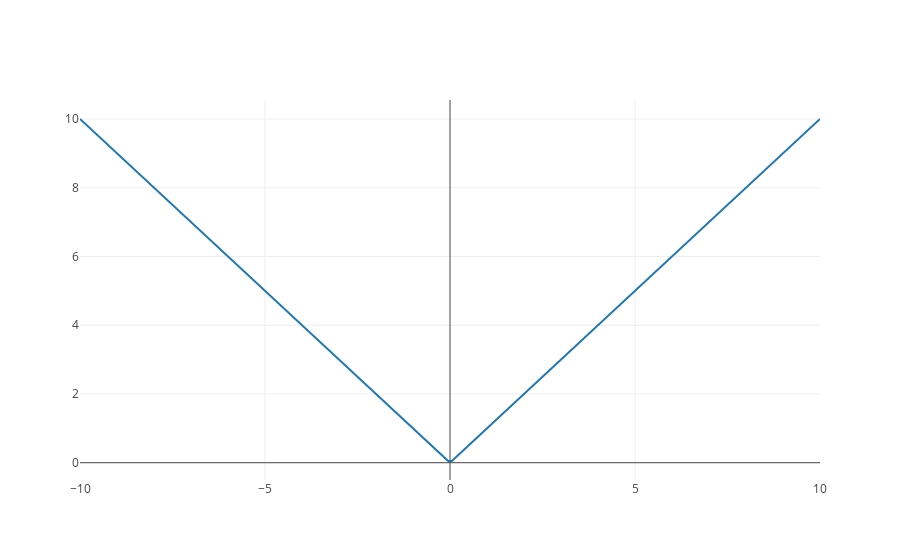

The code cell stored with this chart in its notebook:
### Code cell
x = np.linspace(-10,10,200)
y = abs(x)

# Create a trace
trace = go.Scatter(
    x = x,
    y = y
)

data = [trace]

py.iplot(data, filename='absValue-plot')

### Figure 1 — Plotly figure (JSON) as saved in the notebook; plotly's stock layout.template omitted (floating-point values rounded to 4 significant figures; data arrays with more than 128 entries replaced by an {"elided": "..."} marker saying what was removed)
{"data": [{"type": "scatter", "x": {"elided": "200 float values"}, "y": {"elided": "200 float values"}}], "layout": {}}
